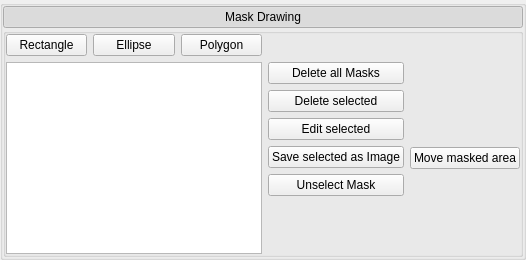
         <widget class="QGroupBox" name="draw_mask_groupbox">
          <property name="styleSheet">
           <string notr="true"/>
          </property>
          <property name="title">
           <string/>
          </property>
          <property name="styleClass" stdset="0">
           <string>outsideFrame</string>
          </property>
          <layout class="QVBoxLayout" name="verticalLayout_10">
           <property name="spacing">
            <number>0</number>
           </property>
           <property name="leftMargin">
            <number>0</number>
           </property>
           <property name="topMargin">
            <number>0</number>
           </property>
           <property name="rightMargin">
            <number>0</number>
           </property>
           <property name="bottomMargin">
            <number>0</number>
           </property>
           <item>
            <widget class="QPushButton" name="pushButton_3">
             <property name="styleSheet">
              <string notr="true"/>
             </property>
             <property name="text">
              <string>Mask Drawing</string>
             </property>
             <property name="checkable">
              <bool>true</bool>
             </property>
             <property name="checked">
              <bool>true</bool>
             </property>
             <property name="styleClass" stdset="0">
              <string>MenuButton</string>
             </property>
            </widget>
           </item>
           <item>
            <widget class="QGroupBox" name="inside_draw_mask_groupbox">
             <property name="styleSheet">
              <string notr="true"/>
             </property>
             <property name="title">
              <string/>
             </property>
             <property name="styleClass" stdset="0">
              <string>insideFrame</string>
             </property>
             <layout class="QGridLayout" name="gridLayout_13">
              <property name="leftMargin">
               <number>0</number>
              </property>
              <property name="topMargin">
               <number>0</number>
              </property>
              <property name="rightMargin">
               <number>0</number>
              </property>
              <property name="bottomMargin">
               <number>0</number>
              </property>
              <property name="spacing">
               <number>6</number>
              </property>
              <item row="0" column="1">
               <widget class="QPushButton" name="ellipse_mask_button">
                <property name="text">
                 <string>Ellipse</string>
                </property>
                <property name="checkable">
                 <bool>true</bool>
                </property>
               </widget>
              </item>
              <item row="1" column="0" colspan="3">
               <widget class="QListWidget" name="masks_list_widget"/>
              </item>
              <item row="0" column="0">
               <widget class="QPushButton" name="rectangle_mask_button">
                <property name="text">
                 <string>Rectangle</string>
                </property>
                <property name="checkable">
                 <bool>true</bool>
                </property>
               </widget>
              </item>
              <item row="1" column="4">
               <widget class="QPushButton" name="move_masked_area_button">
                <property name="text">
                 <string>Move masked area</string>
                </property>
                <property name="checkable">
                 <bool>true</bool>
                </property>
               </widget>
              </item>
              <item row="1" column="3">
               <layout class="QVBoxLayout" name="verticalLayout_4">
                <item>
                 <widget class="QPushButton" name="delete_all_masks_button">
                  <property name="text">
                   <string>Delete all Masks</string>
                  </property>
                 </widget>
                </item>
                <item>
                 <widget class="QPushButton" name="delete_mask_button">
                  <property name="text">
                   <string>Delete selected</string>
                  </property>
                 </widget>
                </item>
                <item>
                 <widget class="QPushButton" name="edit_mask_button">
                  <property name="text">
                   <string>Edit selected</string>
                  </property>
                  <property name="checkable">
                   <bool>true</bool>
                  </property>
                 </widget>
                </item>
                <item>
                 <widget class="QPushButton" name="save_mask_button">
                  <property name="text">
                   <string>Save selected as Image</string>
                  </property>
                 </widget>
                </item>
                <item>
                 <widget class="QPushButton" name="unselect_mask_button">
                  <property name="text">
                   <string>Unselect Mask</string>
                  </property>
                 </widget>
                </item>
                <item>
                 <spacer name="verticalSpacer_6">
                  <property name="orientation">
                   <enum>Qt::Vertical</enum>
                  </property>
                  <property name="sizeHint" stdset="0">
                   <size>
                    <width>20</width>
                    <height>40</height>
                   </size>
                  </property>
                 </spacer>
                </item>
               </layout>
              </item>
              <item row="0" column="4">
               <spacer name="horizontalSpacer_4">
                <property name="orientation">
                 <enum>Qt::Horizontal</enum>
                </property>
                <property name="sizeHint" stdset="0">
                 <size>
                  <width>40</width>
                  <height>20</height>
                 </size>
                </property>
               </spacer>
              </item>
              <item row="0" column="2">
               <widget class="QPushButton" name="polygon_mask_button">
                <property name="text">
                 <string>Polygon</string>
                </property>
                <property name="checkable">
                 <bool>true</bool>
                </property>
               </widget>
              </item>
             </layout>
            </widget>
           </item>
          </layout>
         </widget>
